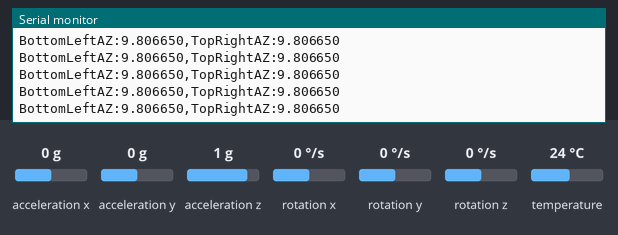
This sketch was run on a simulated ESP32. On the bench: the last lines printed to the serial monitor. Inputs (shaded band) come from the test bench; at power-on: acceleration z 1 g, acceleration x 0 g, acceleration y 0 g, rotation x 0 °/s, rotation y 0 °/s, rotation z 0 °/s, temperature 24 °C. WiFi joins after 1.5 s; servers stay silent unless stated.

Above: at 2.3 s.
2.4 s: acceleration z set to -1.4 g
At 3.4 s:
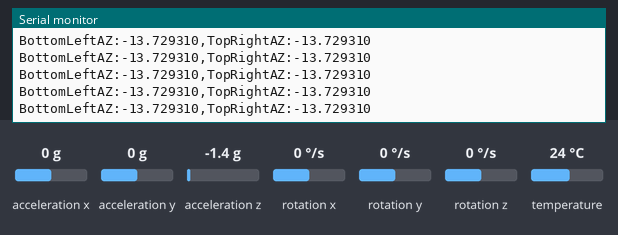
3.9 s: acceleration z set to -0.8 g
At 4.9 s:
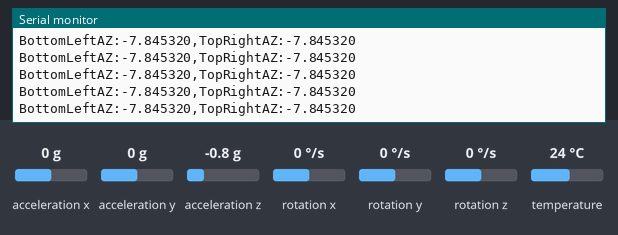
Timing chart, 0 to 6.9 s (numbered marks = the images above; inputs shaded):
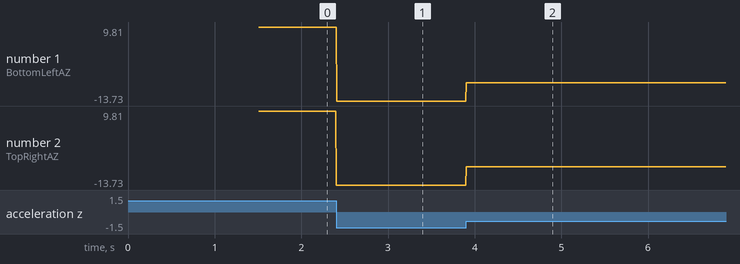

Measured:
- after the input at 2.4 s, the serial monitor: prints a new line at once (image 1)
- after the input at 3.9 s, the serial monitor: prints a new line at once (image 2)
- plotted number 1: 9.81 → -13.73 after the input at 2.4 s, -13.73 → -7.85 after the input at 3.9 s
- plotted number 2: 9.81 → -13.73 after the input at 2.4 s, -13.73 → -7.85 after the input at 3.9 s

The sketch:

WifiAccelerometer.ino
```cpp
/*
 *  This sketch sends random data over UDP on a ESP32 device
 *
 */
#include <WiFi.h>
#include <WiFiUdp.h>
#include <Adafruit_MPU6050.h>
#include <Adafruit_Sensor.h>
#include <Wire.h>

// WiFi network name and password:
const char * networkName = "Josh's Wi-Fi Network";
const char * networkPswd = "FFFFFFFFFF";

Adafruit_MPU6050 mpu_bl;
Adafruit_MPU6050 mpu_tr;

//IP address to send UDP data to:
// either use the ip address of the server or
// a network broadcast address
const char * udpAddress = "192.168.8.19";
const int udpPort = 65238;

//Are we currently connected?
boolean connected = false;

//The udp library class
WiFiUDP udp;

void setup(){
  // Initilize hardware serial:
  Serial.begin(115200);

  if (!mpu_bl.begin(0x68)) {
    Serial.println("Failed to find Bottom Left MPU6050 chip");
    while (1) {
      delay(10);
    }
  }
  Serial.println("Bottom Left MPU6050 Found!");

  if (!mpu_tr.begin(0x69)) {
    Serial.println("Failed to find Top Right MPU6050 chip");
    while (1) {
      delay(10);
    }
  }
  Serial.println("Top Right MPU6050 Found!");


  mpu_bl.setAccelerometerRange(MPU6050_RANGE_8_G);
  mpu_bl.setGyroRange(MPU6050_RANGE_500_DEG);
  mpu_bl.setFilterBandwidth(MPU6050_BAND_260_HZ);

  mpu_tr.setAccelerometerRange(MPU6050_RANGE_8_G);
  mpu_tr.setGyroRange(MPU6050_RANGE_500_DEG);
  mpu_tr.setFilterBandwidth(MPU6050_BAND_260_HZ);

  //Connect to the WiFi network
  connectToWiFi(networkName, networkPswd);
}

void loop(){
  //only send data when connected
  if(connected){
    //Send a packet
    udp.beginPacket(udpAddress,udpPort);
    sensors_event_t a_bl, g_bl, temp_bl;
    sensors_event_t a_tr, g_tr, temp_tr;
    mpu_bl.getEvent(&a_bl, &g_bl, &temp_bl);
    mpu_tr.getEvent(&a_tr, &g_tr, &temp_tr);

    printf("BottomLeftAZ:%f,TopRightAZ:%f\n\r", a_bl.acceleration.z, a_tr.acceleration.z);

    udp.printf("blax:%f,blay:%f,blaz:%f,trax:%f,tray:%f,traz:%f,ms:%d", a_bl.acceleration.x, a_bl.acceleration.y, a_bl.acceleration.z, a_tr.acceleration.x, a_tr.acceleration.y, a_tr.acceleration.z, millis());
    //udp.printf("ms since boot: %d", millis());
    udp.endPacket();
  }
  //Wait for 1 second
  //delay(10);
}

void connectToWiFi(const char * ssid, const char * pwd){
  Serial.println("Connecting to WiFi network: " + String(ssid));

  // delete old config
  WiFi.disconnect(true);
  //register event handler
  WiFi.onEvent(WiFiEvent);

  //Initiate connection
  WiFi.begin(ssid, pwd);

  Serial.println("Waiting for WIFI connection...");
}

//wifi event handler
void WiFiEvent(WiFiEvent_t event){
    switch(event) {
      case ARDUINO_EVENT_WIFI_STA_GOT_IP:
          //When connected set
          Serial.print("WiFi connected! IP address: ");
          Serial.println(WiFi.localIP());
          //initializes the UDP state
          //This initializes the transfer buffer
          udp.begin(WiFi.localIP(),udpPort);
          connected = true;
          break;
      case ARDUINO_EVENT_WIFI_STA_DISCONNECTED:
          Serial.println("WiFi lost connection");
          connected = false;
          break;
      default: break;
    }
}
```
